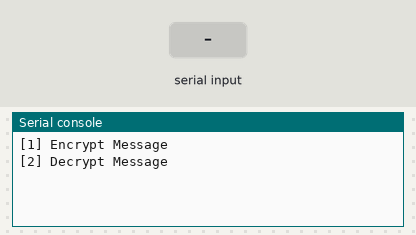
This program was run on a simulated BBC micro:bit running MicroPython. Shown: the last lines printed to the serial console. The test bench sets the inputs (shaded band).

Above: at 1.2 s.
1.3 s: "1" typed at the serial console, then Enter
At 2.5 s:
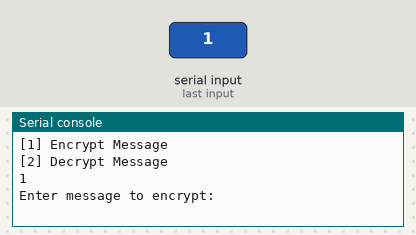
2.8 s: "2" typed at the serial console, then Enter
At 3.7 s:
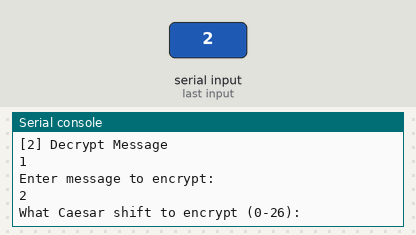
4.3 s: "5" typed at the serial console, then Enter
At 4.9 s:
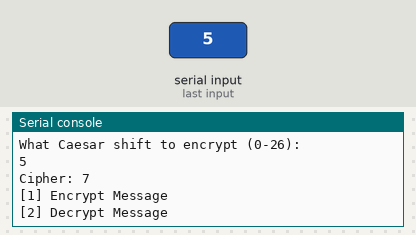
5.8 s: "2" typed at the serial console, then Enter
At 7.0 s:
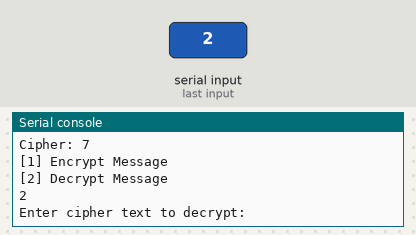
7.3 s: "90" typed at the serial console, then Enter
At 8.6 s:
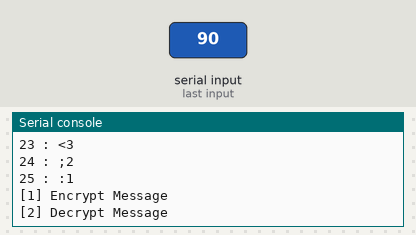
Timing chart, 0 to 9.8 s (numbered marks = the images above; inputs shaded):
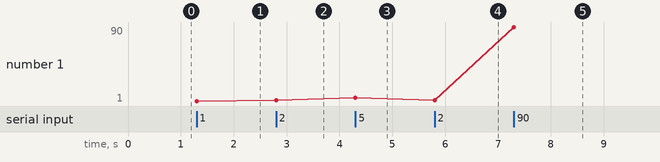

Measured:
- after the input at 1.3 s, the serial console: prints a new line at once (image 1)
- after the input at 2.8 s, the serial console: prints a new line at once (image 2)
- after the input at 4.3 s, the serial console: prints a new line at once (image 3)
- after the input at 5.8 s, the serial console: prints a new line at once (image 4)
- after the input at 7.3 s, the serial console: prints a new line at once (image 5)
- plotted number 1: 2 → 5 after the input at 4.3 s, 2 → 90 after the input at 7.3 s

The program:

Day_3_-_Caesar_Complete.py
```python
# Program expands on Caesar cipher to encode and decode text
# Uses serial terminal for intput / output
# EPIC 2022
# Paul Hummel

from microbit import *

cipher_shift = 3
cipher_text = ""

# Code in a 'while True:' loop repeats forever
while True:
    print("[1] Encrypt Message")
    print("[2] Decrypt Message")
    mode = int(input())
    if (mode == 1):
        print("Enter message to encrypt:")
        message = input()
        print("What Caesar shift to encrypt (0-26):")
        cipher_shift = int(input())
        cipher_text = ""
        for i in range(len(message)):
            letter = ord(message[i]) + cipher_shift
            if (letter > 122):
                letter = letter - 26
            cipher_text = cipher_text + chr(letter)
            #print(message[i],":",chr(letter))
        print("Cipher:",cipher_text)
    elif (mode == 2):
        print("Enter cipher text to decrypt:")
        message = input()
        for cipher_shift in range(26,0,-1):
            decrypt_text = ""
            for i in range(len(message)):
                letter = ord(message[i]) + cipher_shift
                if (letter > 122):
                    letter = letter - 26
                decrypt_text = decrypt_text + chr(letter)
            print(26-cipher_shift,":",decrypt_text)
```
